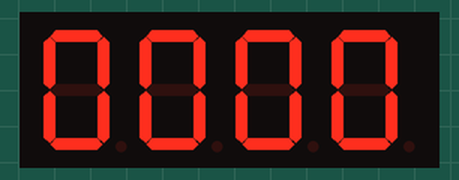
The sketch below on a simulated Arduino Uno, built with avr-gcc and run on an emulated ATmega328P. On the bench: 4-digit seven-segment display.

Above: at 0.18 s.
At 5.03 s:
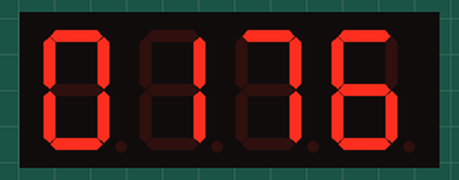
At 9.87 s:
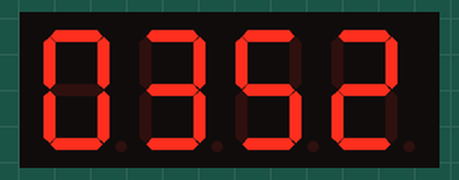
At 19.86 s:
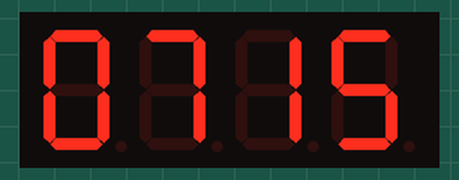
At 29.85 s:
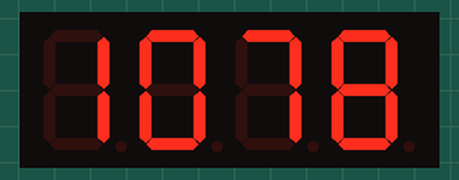
At 39.84 s:
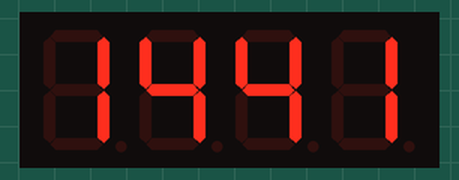

The sketch:

attiny_segment_counter.ino
```cpp
// Counts upwards from zero on a TM1637 LCD segment display

#include "TM1637.h"
#define CLK 4//pins definitions for TM1637 and can be changed to other ports
#define DIO 3

TM1637 tm1637(CLK,DIO);

int count = 0;

void setup()
{
  tm1637.init();
  tm1637.set(BRIGHT_TYPICAL);//BRIGHT_TYPICAL = 2,BRIGHT_DARKEST = 0,BRIGHTEST = 7;
}

void loop()
{

  // reset count
  if(count > 9999){
    count = 0;
  }

  tm1637.display(3, count % 10);
  tm1637.display(2, (count / 10) % 10);
  tm1637.display(1, (count / 100) % 10);
  tm1637.display(0, (count / 1000) % 10);
  delay(3);


  count++;

}
```
